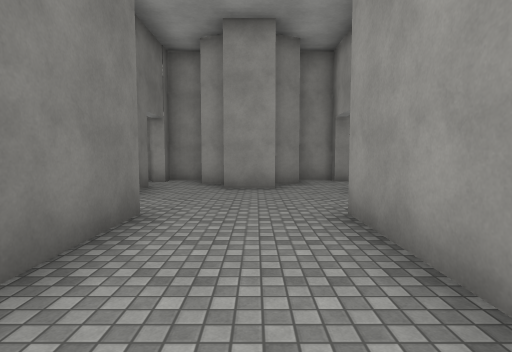
view 1 (above)

19 first-person views from a walk through a Unity game level. The camera is 1.5 m above the floor, tilts 4° down and sees 80° across. The floor is counted in squares, 2 m on a side. Each view is taken from the middle of a square. On the plan, view 1 faces up. The plan holds only what a view shows up to about 10 squares ahead; the rest is blank. The place goes on beyond the plan. The player character is not drawn. Surface patterns are stand-ins for the level's own textures.

view 2
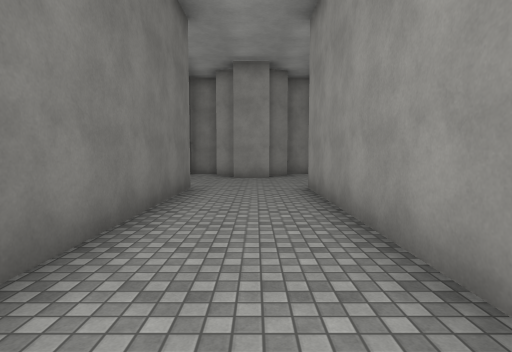

view 3
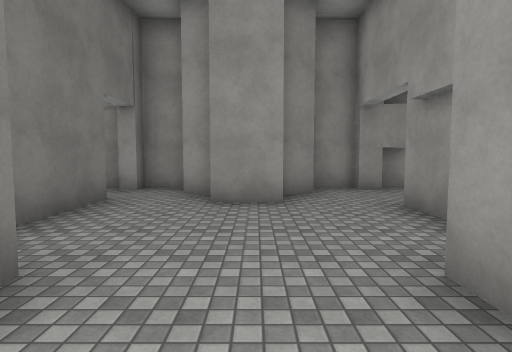

view 4
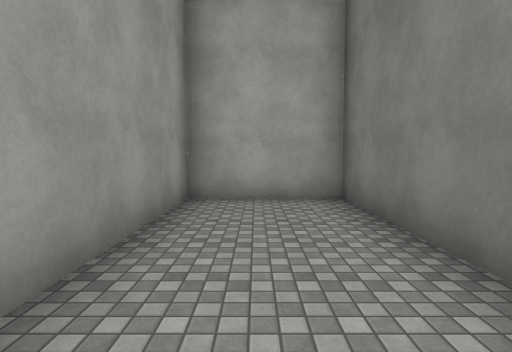

view 5
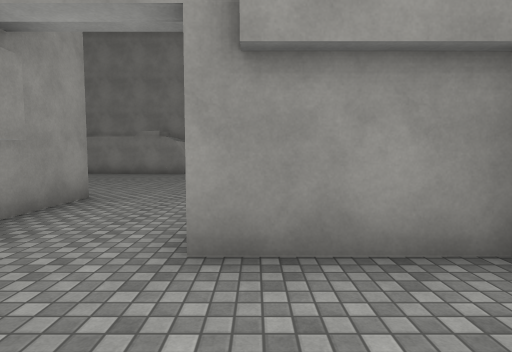

view 6
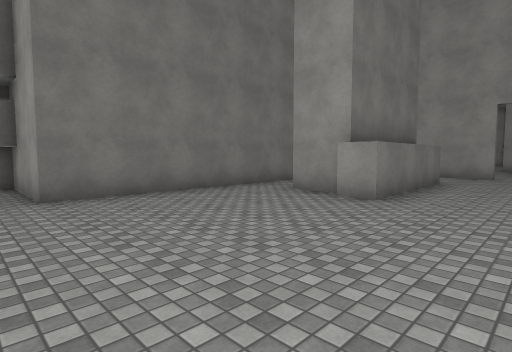

view 7
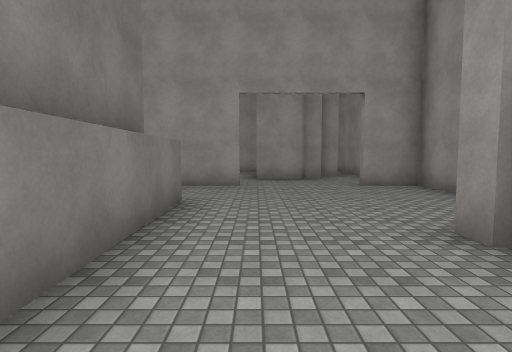

view 8
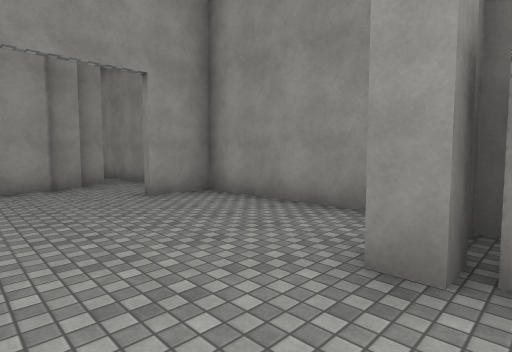

view 9
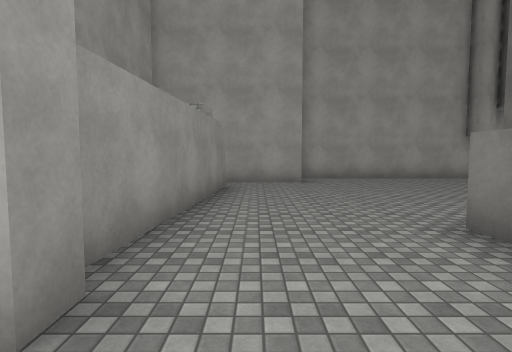

view 10
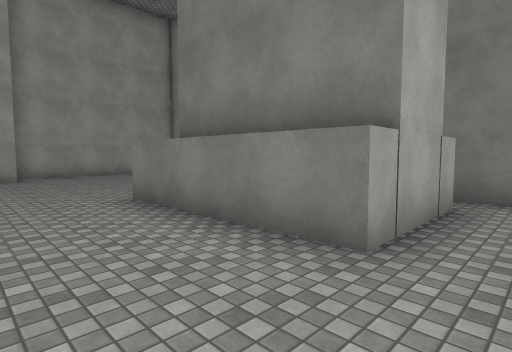

view 11
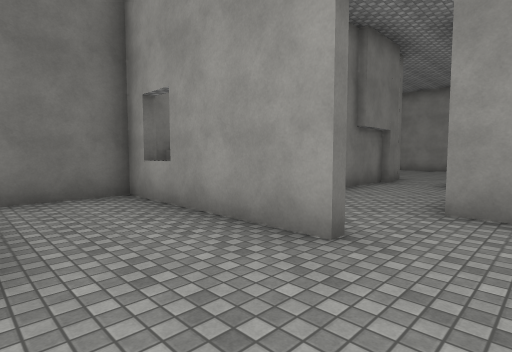

view 12
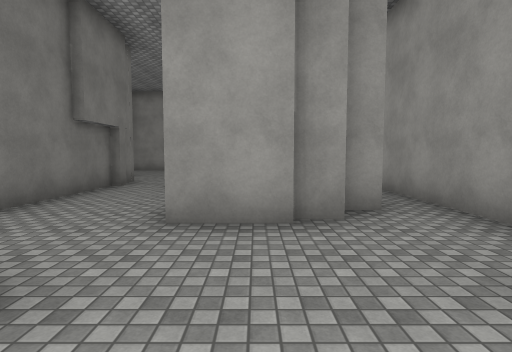

view 13
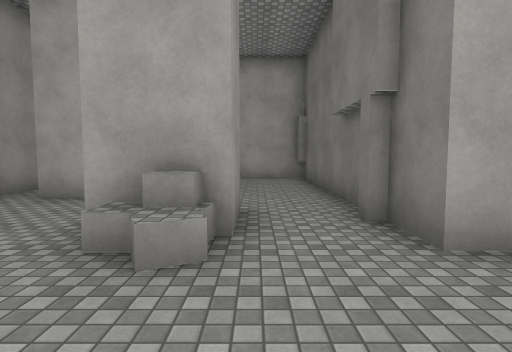

view 14
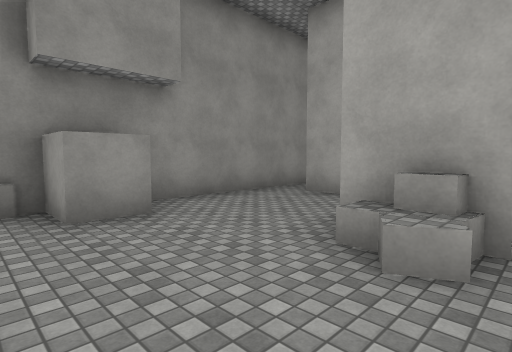

view 15
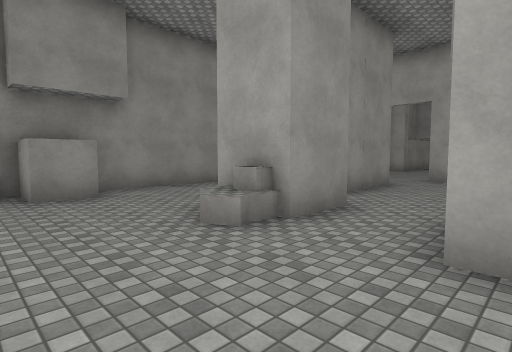

view 16
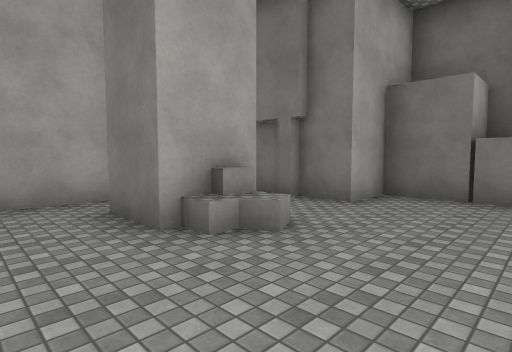

view 17
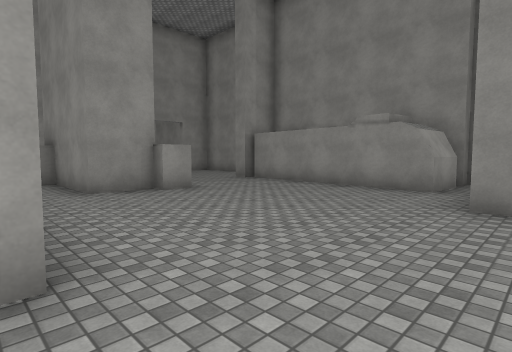

view 18
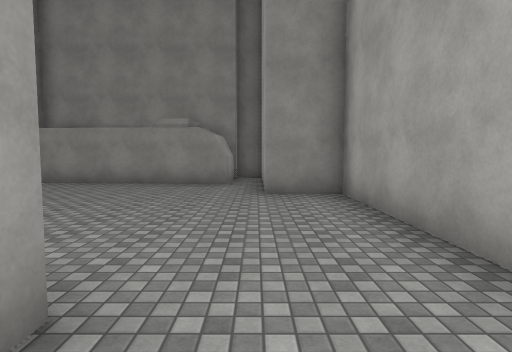

view 19
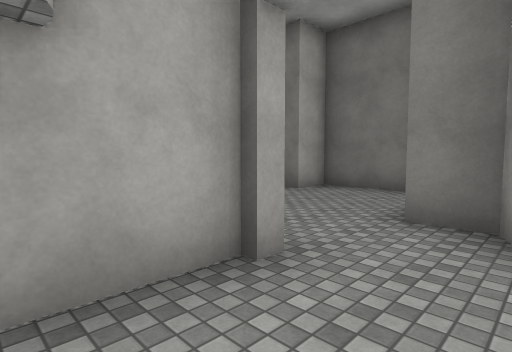

### Floor plan
Key: @ floor where view 1 was taken; # wall or solid block; . floor; ^ raised ledge; B building; C crate; A box.
Columns run from 3 left of view 1 to 14 right of it. Each row starts with its distance up from view 1.
 29          #.......A
 28          #......##
 27          #...^...#
 26          ###.#...#
 25           ##.#...#
 24           # .....#
 23           # .###.#
 22           # .###.#
 21           ##.....#
 20         ####.....#
 19         #####...##
 18         #........#
 17         #.##.....#
 16         #C##.....#
 15         #.##.....#
 14         #.##...###
 13         #..#...#
 12         #......#
 11         #......#
 10         #......#
  9 ##BB#####......###
  8 ..BB#............#
  7 #..#.........#####
  6 #.....########
  5 #.....#
  4 #.....#
  3 ##...##
  2  #...#
  1  #...#
  0  #.@.#
 -1  #...#
 -2  #...#
 -3  #...#
 -4  #####

Positions as (right, up) in squares from view 1, and headings:
1: (0, 0), facing up
2: (0, -3), facing up
3: (0, 2), facing up
4: (0, 2), facing down
5: (0, 6), facing right
6: (11, 8), facing up-left
7: (10, 12), facing up
8: (10, 14), facing up-right
9: (11, 16), facing down
10: (11, 18), facing down-left
11: (11, 17), facing up-left
12: (11, 18), facing up
13: (9, 29), facing down
14: (9, 29), facing down-right
15: (7, 29), facing down-right
16: (12, 29), facing down-left
17: (5, 7), facing up-right
18: (4, 8), facing right
19: (4, 8), facing down-left
